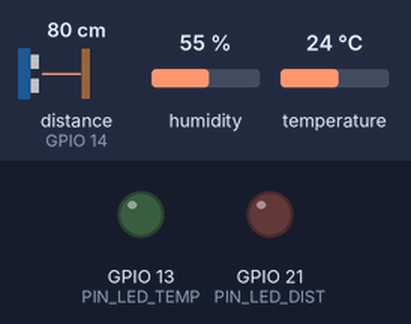
Recording of a program running on a simulated ESP32. Parts: output pins drawn as LEDs (lit = HIGH). Wiring (from diagram.json): ultrasonic range finder: trigger GPIO 12; echo GPIO 14. The test bench sets the inputs (shaded band); at power-on: distance to the obstacle (sensor on GPIO 14) 80 cm, temperature 24 °C, humidity 55 %. The echo pulse lasts 58.3 µs per cm; WiFi joins after 1.5 s; servers stay silent unless stated; uploads are accepted with an empty reply; pins used as bus, display or sensor lines are not drawn; what the program prints to the serial monitor is not drawn.

Above: at 2.7 s.
2.8 s: distance to the obstacle (sensor on GPIO 14) set to 56 cm
5.5 s: distance to the obstacle (sensor on GPIO 14) set to 45 cm
At 6.6 s:
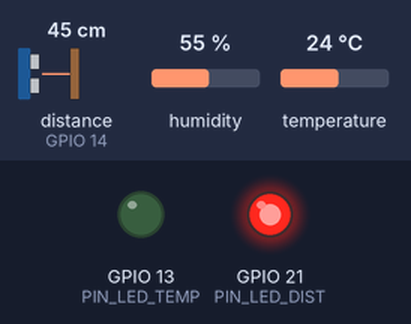
8.2 s: temperature set to 20.9 °C
11.2 s: temperature set to 19.6 °C
At 15.1 s:
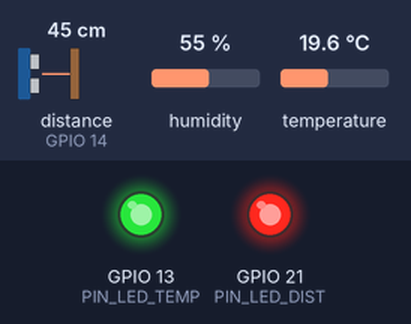
15.5 s: distance to the obstacle (sensor on GPIO 14) set to 60 cm
At 16.4 s:
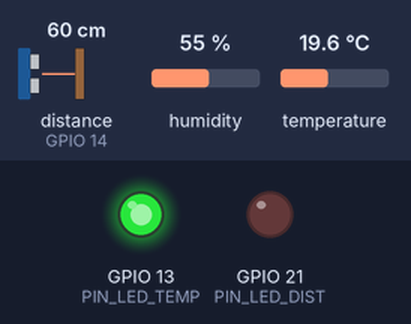
18.2 s: distance to the obstacle (sensor on GPIO 14) set to 2 cm
At 20.6 s:
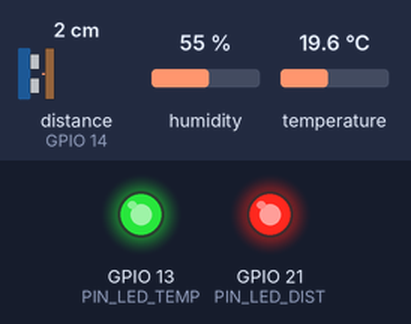
Timing chart, 0 to 22.1 s (numbered marks = the images above; inputs shaded):
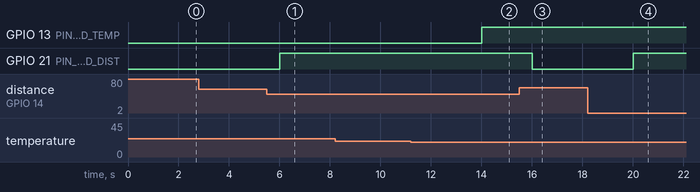

The program:

main.cpp
```cpp
// Filepath: src/main.cpp
#include <Arduino.h>
#include <DHT.h>
#include <WiFi.h>
#include <HTTPClient.h>

// --- Definición de Pines ---
#define PIN_LED_DIST 21   // LED Rojo: Indicador de Distancia del Ultrasonido
#define PIN_LED_TEMP 13   // LED Verde: Indicador de Temperatura Baja
#define PIN_TRIG 12   // Pin TRIG del sensor ultrasónico
#define PIN_ECHO 14   // Pin ECHO del sensor ultrasónico
#define PIN_DHT 15   // Pin de datos del DHT22

unsigned long tAnterior = 0; // util para utilizar millis
const char* ssid = "Wokwi-GUEST";
const char* password = ""; // contrasena

// Configuracion DHT (sensor de temperatura)
#define DHTTYPE DHT22
DHT dht(PIN_DHT, DHTTYPE);
// Función para medir distancia
float medirDistancia() {
  digitalWrite(PIN_TRIG, LOW);
  delayMicroseconds(2);
  digitalWrite(PIN_TRIG, HIGH);
  delayMicroseconds(10);
  digitalWrite(PIN_TRIG, LOW);

  // Mide el tiempo que tarda en regresar la onda de sonido en microsegundos
  long duracion = pulseIn(PIN_ECHO, HIGH);

  float cm = (duracion * 0.034) / 2.0;
  return cm;
}

void setup() {
  // Inicialización de la consola serial
  Serial.begin(115200);
  // conexion a
  WiFi.begin(ssid, password);

  while (WiFi.status() != WL_CONNECTED)
  {
    delay(500);
    Serial.print(F("."));
  }

  Serial.println(F("Conectado!!")); // se logro conectar


  // Configuración de pines de entrada/salida
  pinMode(PIN_LED_DIST, OUTPUT);
  pinMode(PIN_LED_TEMP, OUTPUT);
  pinMode(PIN_TRIG, OUTPUT);
  pinMode(PIN_ECHO, INPUT);

  // Inicialización del sensor de temperatura
  dht.begin();

  // Estado inicial de los actuadores (apagados)
  digitalWrite(PIN_LED_DIST, LOW);
  digitalWrite(PIN_LED_TEMP, LOW);
}

void loop() {
  unsigned long tActual = millis();
  if(tActual - tAnterior >= 2000){
    tAnterior = tActual;
    // 1. Lectura de los Sensores
    float distancia = medirDistancia();
    float temperatura = dht.readTemperature();

    // Validación de lectura del sensor de temperatura
    if (isnan(temperatura)) {
      Serial.println(F("Error al leer el sensor DHT22!"));
      temperatura = 99.0; // Valor por defecto en caso de error
    }

    // Imprime la informacion
    Serial.print(F("Distancia: "));
    Serial.print(distancia);
    Serial.print(F(" cm | Temperatura: "));
    Serial.print(temperatura);
    Serial.println(F(" C"));

    // Si detecta algo a <= 50cm, enciende el LED Rojo
    if (distancia <= 50.0) {
      digitalWrite(PIN_LED_DIST, HIGH);
    } else {
      digitalWrite(PIN_LED_DIST, LOW);
    }

    // Si la temperatura es <= 20C, enciende el LED Verde
    if (temperatura <= 20.0) {
      digitalWrite(PIN_LED_TEMP, HIGH);
    } else {
      digitalWrite(PIN_LED_TEMP, LOW);
    }


    if(WiFi.status() == WL_CONNECTED){ // revisamos si seguimos conectados
      HTTPClient http; // creamos el cliente

      http.begin("https://ntfy.sh/antoniog2004"); // direccion

      char value[50];
      sprintf(value, "Resultados Obtenidos: %d cm %d C", (int)distancia, (int)temperatura); // string que sera enviado a la direccion
      int codigoRespuesta = http.POST(value); // enviamos el string completo


      if(codigoRespuesta == 200){ // si todo fue un exito
        Serial.print(F("Enviado correctamente !")); // imprime que lo fue
        Serial.println(distancia);
        Serial.println(temperatura);
      }else{ // si no fue un exito
        Serial.println(F("No se pudo realizar el envio de informacion"));
      }
      http.end(); // terminamos la sesion
    }
  }

}
```

Measured:
- the behaviour switches between 51 and 50 cm on distance to the obstacle (sensor on GPIO 14) (found by bisection; images 0 and 1)
- the behaviour switches between 20.1 and 20 °C on temperature (found by bisection; images 1 and 2)
- after the input at 2.8 s, every drawn part: stays the same
- after the input at 5.5 s, GPIO 21 (PIN_LED_DIST): LOW → HIGH after 0.51 s
- after the input at 8.2 s, every drawn part: stays the same
- after the input at 11.2 s, GPIO 13 (PIN_LED_TEMP): LOW → HIGH after 2.8 s
- after the input at 15.5 s, GPIO 21 (PIN_LED_DIST): HIGH → LOW after 0.50 s
- after the input at 18.2 s, GPIO 21 (PIN_LED_DIST): LOW → HIGH after 1.8 s
